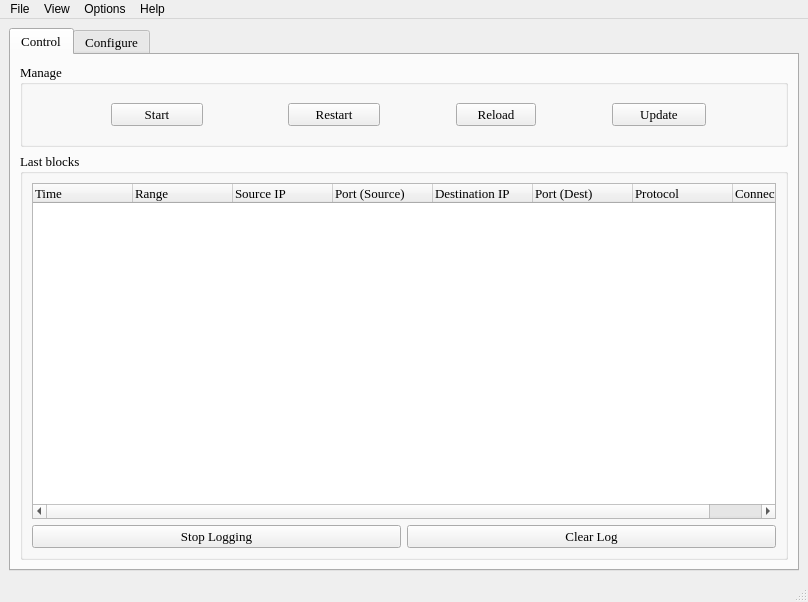
<?xml version="1.0" encoding="UTF-8"?>
<ui version="4.0">
 <class>MainWindow</class>
 <widget class="QMainWindow" name="MainWindow">
  <property name="geometry">
   <rect>
    <x>0</x>
    <y>0</y>
    <width>808</width>
    <height>602</height>
   </rect>
  </property>
  <property name="sizePolicy">
   <sizepolicy hsizetype="Fixed" vsizetype="Fixed">
    <horstretch>0</horstretch>
    <verstretch>0</verstretch>
   </sizepolicy>
  </property>
  <property name="minimumSize">
   <size>
    <width>400</width>
    <height>400</height>
   </size>
  </property>
  <property name="maximumSize">
   <size>
    <width>2500</width>
    <height>5000</height>
   </size>
  </property>
  <property name="windowTitle">
   <string>PeerGuardian Linux</string>
  </property>
  <property name="windowIcon">
   <iconset resource="../images/images.qrc">
    <normaloff>:/images/pglgui.png</normaloff>:/images/pglgui.png</iconset>
  </property>
  <widget class="QWidget" name="centralwidget">
   <layout class="QVBoxLayout" name="verticalLayout_8">
    <item>
     <widget class="QTabWidget" name="tabWidget">
      <property name="font">
       <font>
        <family>Times New Roman</family>
        <pointsize>10</pointsize>
       </font>
      </property>
      <property name="contextMenuPolicy">
       <enum>Qt::DefaultContextMenu</enum>
      </property>
      <property name="currentIndex">
       <number>0</number>
      </property>
      <widget class="QWidget" name="tab_ControlPanel">
       <attribute name="title">
        <string>Control</string>
       </attribute>
       <layout class="QVBoxLayout" name="verticalLayout_3">
        <item>
         <layout class="QHBoxLayout" name="horizontalLayout_2">
          <item>
           <widget class="QGroupBox" name="controlInfoGroup_2">
            <property name="sizePolicy">
             <sizepolicy hsizetype="Preferred" vsizetype="Preferred">
              <horstretch>0</horstretch>
              <verstretch>0</verstretch>
             </sizepolicy>
            </property>
            <property name="title">
             <string>Manage</string>
            </property>
            <layout class="QHBoxLayout" name="horizontalLayout">
             <item>
              <widget class="QStackedWidget" name="controlPglButtons">
               <property name="sizePolicy">
                <sizepolicy hsizetype="Fixed" vsizetype="Fixed">
                 <horstretch>70</horstretch>
                 <verstretch>0</verstretch>
                </sizepolicy>
               </property>
               <property name="minimumSize">
                <size>
                 <width>90</width>
                 <height>0</height>
                </size>
               </property>
               <property name="maximumSize">
                <size>
                 <width>16777215</width>
                 <height>16777215</height>
                </size>
               </property>
               <property name="layoutDirection">
                <enum>Qt::LeftToRight</enum>
               </property>
               <property name="lineWidth">
                <number>1</number>
               </property>
               <property name="currentIndex">
                <number>0</number>
               </property>
               <widget class="QWidget" name="page">
                <layout class="QVBoxLayout" name="verticalLayout_2">
                 <item>
                  <widget class="QPushButton" name="startPglButton">
                   <property name="sizePolicy">
                    <sizepolicy hsizetype="MinimumExpanding" vsizetype="Fixed">
                     <horstretch>0</horstretch>
                     <verstretch>0</verstretch>
                    </sizepolicy>
                   </property>
                   <property name="minimumSize">
                    <size>
                     <width>92</width>
                     <height>0</height>
                    </size>
                   </property>
                   <property name="layoutDirection">
                    <enum>Qt::LeftToRight</enum>
                   </property>
                   <property name="text">
                    <string>Start</string>
                   </property>
                   <property name="icon">
                    <iconset resource="../images/images.qrc">
                     <normaloff>:/images/play.png</normaloff>:/images/play.png</iconset>
                   </property>
                  </widget>
                 </item>
                </layout>
               </widget>
               <widget class="QWidget" name="page_2">
                <layout class="QVBoxLayout" name="verticalLayout">
                 <item>
                  <widget class="QPushButton" name="stopPglButton">
                   <property name="sizePolicy">
                    <sizepolicy hsizetype="MinimumExpanding" vsizetype="Fixed">
                     <horstretch>0</horstretch>
                     <verstretch>0</verstretch>
                    </sizepolicy>
                   </property>
                   <property name="minimumSize">
                    <size>
                     <width>86</width>
                     <height>0</height>
                    </size>
                   </property>
                   <property name="maximumSize">
                    <size>
                     <width>16777215</width>
                     <height>16777215</height>
                    </size>
                   </property>
                   <property name="text">
                    <string>Stop</string>
                   </property>
                   <property name="icon">
                    <iconset resource="../images/images.qrc">
                     <normaloff>:/images/stop.png</normaloff>:/images/stop.png</iconset>
                   </property>
                  </widget>
                 </item>
                </layout>
               </widget>
              </widget>
             </item>
             <item>
              <widget class="QPushButton" name="restartPglButton">
               <property name="sizePolicy">
                <sizepolicy hsizetype="Fixed" vsizetype="Fixed">
                 <horstretch>0</horstretch>
                 <verstretch>0</verstretch>
                </sizepolicy>
               </property>
               <property name="minimumSize">
                <size>
                 <width>92</width>
                 <height>0</height>
                </size>
               </property>
               <property name="toolTip">
                <string>Does a full restart. Including cleaning IPtables variables, pgld is stopped and started again. You'll be unprotected for a couple of seconds.</string>
               </property>
               <property name="layoutDirection">
                <enum>Qt::LeftToRight</enum>
               </property>
               <property name="text">
                <string>Restart</string>
               </property>
               <property name="icon">
                <iconset resource="../images/images.qrc">
                 <normaloff>:/images/restart.png</normaloff>:/images/restart.png</iconset>
               </property>
              </widget>
             </item>
             <item>
              <widget class="QPushButton" name="reloadPglButton">
               <property name="sizePolicy">
                <sizepolicy hsizetype="Fixed" vsizetype="Fixed">
                 <horstretch>0</horstretch>
                 <verstretch>0</verstretch>
                </sizepolicy>
               </property>
               <property name="toolTip">
                <string>Only reloads blocklists.</string>
               </property>
               <property name="text">
                <string>Reload</string>
               </property>
               <property name="icon">
                <iconset resource="../images/images.qrc">
                 <normaloff>:/images/reload.png</normaloff>:/images/reload.png</iconset>
               </property>
              </widget>
             </item>
             <item>
              <widget class="QPushButton" name="updatePglButton">
               <property name="sizePolicy">
                <sizepolicy hsizetype="Fixed" vsizetype="Fixed">
                 <horstretch>92</horstretch>
                 <verstretch>26</verstretch>
                </sizepolicy>
               </property>
               <property name="minimumSize">
                <size>
                 <width>94</width>
                 <height>0</height>
                </size>
               </property>
               <property name="text">
                <string>Update</string>
               </property>
               <property name="icon">
                <iconset resource="../images/images.qrc">
                 <normaloff>:/images/incoming.png</normaloff>:/images/incoming.png</iconset>
               </property>
              </widget>
             </item>
            </layout>
           </widget>
          </item>
         </layout>
        </item>
        <item>
         <widget class="QGroupBox" name="groupBox_4">
          <property name="sizePolicy">
           <sizepolicy hsizetype="Preferred" vsizetype="Expanding">
            <horstretch>0</horstretch>
            <verstretch>0</verstretch>
           </sizepolicy>
          </property>
          <property name="title">
           <string>Last blocks</string>
          </property>
          <layout class="QVBoxLayout" name="verticalLayout_9">
           <item>
            <widget class="QTreeWidget" name="logTreeWidget">
             <property name="mouseTracking">
              <bool>true</bool>
             </property>
             <property name="rootIsDecorated">
              <bool>false</bool>
             </property>
             <property name="itemsExpandable">
              <bool>false</bool>
             </property>
             <property name="sortingEnabled">
              <bool>false</bool>
             </property>
             <property name="expandsOnDoubleClick">
              <bool>false</bool>
             </property>
             <column>
              <property name="text">
               <string>Time</string>
              </property>
             </column>
             <column>
              <property name="text">
               <string>Range</string>
              </property>
             </column>
             <column>
              <property name="text">
               <string>Source IP</string>
              </property>
             </column>
             <column>
              <property name="text">
               <string>Port (Source)</string>
              </property>
             </column>
             <column>
              <property name="text">
               <string>Destination IP</string>
              </property>
             </column>
             <column>
              <property name="text">
               <string>Port (Dest)</string>
              </property>
             </column>
             <column>
              <property name="text">
               <string>Protocol</string>
              </property>
             </column>
             <column>
              <property name="text">
               <string>Connection Type</string>
              </property>
             </column>
            </widget>
           </item>
           <item>
            <layout class="QHBoxLayout" name="horizontalLayout_13">
             <item>
              <widget class="QPushButton" name="stopLoggingButton">
               <property name="toolTip">
                <string>Ignores or appends any blocking information coming from pgld.</string>
               </property>
               <property name="text">
                <string>Stop Logging</string>
               </property>
               <property name="icon">
                <iconset resource="../images/images.qrc">
                 <normaloff>:/images/cancel.png</normaloff>:/images/cancel.png</iconset>
               </property>
              </widget>
             </item>
             <item>
              <widget class="QPushButton" name="clearLogButton">
               <property name="toolTip">
                <string>Clears the log</string>
               </property>
               <property name="statusTip">
                <string/>
               </property>
               <property name="text">
                <string>Clear Log</string>
               </property>
               <property name="icon">
                <iconset resource="../images/images.qrc">
                 <normaloff>:/images/log.png</normaloff>:/images/log.png</iconset>
               </property>
              </widget>
             </item>
            </layout>
           </item>
          </layout>
         </widget>
        </item>
       </layout>
      </widget>
      <widget class="QWidget" name="tab_5">
       <attribute name="title">
        <string>Configure</string>
       </attribute>
       <layout class="QVBoxLayout" name="verticalLayout_6">
        <item>
         <widget class="QGroupBox" name="groupBox_7">
          <property name="sizePolicy">
           <sizepolicy hsizetype="Preferred" vsizetype="Minimum">
            <horstretch>0</horstretch>
            <verstretch>0</verstretch>
           </sizepolicy>
          </property>
          <property name="title">
           <string>General Configuration</string>
          </property>
          <layout class="QVBoxLayout" name="_17">
           <item>
            <widget class="QCheckBox" name="startAtBootCheckBox">
             <property name="statusTip">
              <string>Start PeerGuardian as a daemon when the computer starts</string>
             </property>
             <property name="text">
              <string>Start PeerGuardian at system boot</string>
             </property>
            </widget>
           </item>
          </layout>
         </widget>
        </item>
        <item>
         <widget class="QGroupBox" name="groupBox_11">
          <property name="sizePolicy">
           <sizepolicy hsizetype="Preferred" vsizetype="Minimum">
            <horstretch>0</horstretch>
            <verstretch>0</verstretch>
           </sizepolicy>
          </property>
          <property name="title">
           <string>Updates</string>
          </property>
          <layout class="QVBoxLayout" name="verticalLayout_10">
           <item>
            <widget class="QCheckBox" name="updateAutomaticallyCheckBox">
             <property name="sizePolicy">
              <sizepolicy hsizetype="Minimum" vsizetype="Fixed">
               <horstretch>0</horstretch>
               <verstretch>0</verstretch>
              </sizepolicy>
             </property>
             <property name="statusTip">
              <string>Enable/Disable auto updates</string>
             </property>
             <property name="text">
              <string>Update the blocklists automatically</string>
             </property>
            </widget>
           </item>
           <item>
            <layout class="QHBoxLayout" name="horizontalLayout_6">
             <item>
              <widget class="QRadioButton" name="updateDailyRadio">
               <property name="enabled">
                <bool>false</bool>
               </property>
               <property name="sizePolicy">
                <sizepolicy hsizetype="Minimum" vsizetype="Fixed">
                 <horstretch>0</horstretch>
                 <verstretch>0</verstretch>
                </sizepolicy>
               </property>
               <property name="statusTip">
                <string>Update the blocklists every day</string>
               </property>
               <property name="text">
                <string>Every day</string>
               </property>
              </widget>
             </item>
             <item>
              <widget class="QRadioButton" name="updateWeeklyRadio">
               <property name="enabled">
                <bool>false</bool>
               </property>
               <property name="statusTip">
                <string>Update the blocklists every week</string>
               </property>
               <property name="text">
                <string>Every week</string>
               </property>
              </widget>
             </item>
             <item>
              <widget class="QRadioButton" name="updateMonthlyRadio">
               <property name="enabled">
                <bool>false</bool>
               </property>
               <property name="statusTip">
                <string>Update the blocklists every month</string>
               </property>
               <property name="text">
                <string>Every month</string>
               </property>
              </widget>
             </item>
            </layout>
           </item>
          </layout>
         </widget>
        </item>
        <item>
         <layout class="QHBoxLayout" name="horizontalLayout_3">
          <item>
           <widget class="QGroupBox" name="groupBox_10">
            <property name="sizePolicy">
             <sizepolicy hsizetype="Minimum" vsizetype="Preferred">
              <horstretch>0</horstretch>
              <verstretch>0</verstretch>
             </sizepolicy>
            </property>
            <property name="title">
             <string>Blocklists</string>
            </property>
            <layout class="QVBoxLayout" name="verticalLayout_5">
             <item>
              <widget class="QTreeWidget" name="blocklistTreeWidget">
               <property name="mouseTracking">
                <bool>true</bool>
               </property>
               <property name="rootIsDecorated">
                <bool>false</bool>
               </property>
               <property name="itemsExpandable">
                <bool>false</bool>
               </property>
               <property name="headerHidden">
                <bool>true</bool>
               </property>
               <attribute name="headerDefaultSectionSize">
                <number>140</number>
               </attribute>
               <attribute name="headerMinimumSectionSize">
                <number>40</number>
               </attribute>
               <column>
                <property name="text">
                 <string notr="true">1</string>
                </property>
               </column>
              </widget>
             </item>
             <item>
              <layout class="QHBoxLayout" name="horizontalLayout_5">
               <item>
                <widget class="QPushButton" name="addBlockListButton">
                 <property name="sizePolicy">
                  <sizepolicy hsizetype="Minimum" vsizetype="Fixed">
                   <horstretch>0</horstretch>
                   <verstretch>0</verstretch>
                  </sizepolicy>
                 </property>
                 <property name="statusTip">
                  <string>Add a remote or local blocklist</string>
                 </property>
                 <property name="text">
                  <string/>
                 </property>
                 <property name="icon">
                  <iconset resource="../images/images.qrc">
                   <normaloff>:/images/list_add.png</normaloff>:/images/list_add.png</iconset>
                 </property>
                </widget>
               </item>
               <item>
                <widget class="QPushButton" name="removeBlocklistButton">
                 <property name="enabled">
                  <bool>false</bool>
                 </property>
                 <property name="text">
                  <string/>
                 </property>
                 <property name="icon">
                  <iconset resource="../images/images.qrc">
                   <normaloff>:/images/list_remove.png</normaloff>:/images/list_remove.png</iconset>
                 </property>
                </widget>
               </item>
               <item>
                <spacer name="horizontalSpacer_2">
                 <property name="orientation">
                  <enum>Qt::Horizontal</enum>
                 </property>
                 <property name="sizeType">
                  <enum>QSizePolicy::MinimumExpanding</enum>
                 </property>
                 <property name="sizeHint" stdset="0">
                  <size>
                   <width>40</width>
                   <height>20</height>
                  </size>
                 </property>
                </spacer>
               </item>
              </layout>
             </item>
            </layout>
           </widget>
          </item>
          <item>
           <widget class="QGroupBox" name="groupBox">
            <property name="sizePolicy">
             <sizepolicy hsizetype="Minimum" vsizetype="Preferred">
              <horstretch>0</horstretch>
              <verstretch>0</verstretch>
             </sizepolicy>
            </property>
            <property name="title">
             <string>Whitelist</string>
            </property>
            <layout class="QVBoxLayout" name="verticalLayout_4">
             <item>
              <widget class="QTreeWidget" name="whitelistTreeWidget">
               <property name="mouseTracking">
                <bool>true</bool>
               </property>
               <property name="rootIsDecorated">
                <bool>false</bool>
               </property>
               <property name="itemsExpandable">
                <bool>false</bool>
               </property>
               <property name="headerHidden">
                <bool>false</bool>
               </property>
               <attribute name="headerDefaultSectionSize">
                <number>80</number>
               </attribute>
               <attribute name="headerMinimumSectionSize">
                <number>40</number>
               </attribute>
               <attribute name="headerStretchLastSection">
                <bool>true</bool>
               </attribute>
               <column>
                <property name="text">
                 <string>Value</string>
                </property>
               </column>
               <column>
                <property name="text">
                 <string>Connection</string>
                </property>
               </column>
               <column>
                <property name="text">
                 <string>Protocol</string>
                </property>
               </column>
              </widget>
             </item>
             <item>
              <layout class="QHBoxLayout" name="horizontalLayout_10">
               <item>
                <widget class="QPushButton" name="addExceptionButton">
                 <property name="sizePolicy">
                  <sizepolicy hsizetype="Minimum" vsizetype="Fixed">
                   <horstretch>0</horstretch>
                   <verstretch>0</verstretch>
                  </sizepolicy>
                 </property>
                 <property name="statusTip">
                  <string>Whitelist an IP address or a Port</string>
                 </property>
                 <property name="text">
                  <string/>
                 </property>
                 <property name="icon">
                  <iconset resource="../images/images.qrc">
                   <normaloff>:/images/list_add.png</normaloff>:/images/list_add.png</iconset>
                 </property>
                </widget>
               </item>
               <item>
                <widget class="QPushButton" name="removeExceptionButton">
                 <property name="enabled">
                  <bool>false</bool>
                 </property>
                 <property name="text">
                  <string/>
                 </property>
                 <property name="icon">
                  <iconset resource="../images/images.qrc">
                   <normaloff>:/images/list_remove.png</normaloff>:/images/list_remove.png</iconset>
                 </property>
                </widget>
               </item>
               <item>
                <spacer name="horizontalSpacer_6">
                 <property name="orientation">
                  <enum>Qt::Horizontal</enum>
                 </property>
                 <property name="sizeType">
                  <enum>QSizePolicy::MinimumExpanding</enum>
                 </property>
                 <property name="sizeHint" stdset="0">
                  <size>
                   <width>40</width>
                   <height>20</height>
                  </size>
                 </property>
                </spacer>
               </item>
              </layout>
             </item>
            </layout>
           </widget>
          </item>
         </layout>
        </item>
        <item>
         <layout class="QHBoxLayout" name="horizontalLayout_4">
          <item>
           <spacer name="horizontalSpacer">
            <property name="orientation">
             <enum>Qt::Horizontal</enum>
            </property>
            <property name="sizeHint" stdset="0">
             <size>
              <width>108</width>
              <height>17</height>
             </size>
            </property>
           </spacer>
          </item>
          <item>
           <widget class="QPushButton" name="undoButton">
            <property name="enabled">
             <bool>false</bool>
            </property>
            <property name="text">
             <string>Undo All</string>
            </property>
           </widget>
          </item>
          <item>
           <widget class="QPushButton" name="applyButton">
            <property name="enabled">
             <bool>false</bool>
            </property>
            <property name="sizePolicy">
             <sizepolicy hsizetype="Minimum" vsizetype="Fixed">
              <horstretch>0</horstretch>
              <verstretch>0</verstretch>
             </sizepolicy>
            </property>
            <property name="text">
             <string>Apply</string>
            </property>
           </widget>
          </item>
         </layout>
        </item>
       </layout>
      </widget>
     </widget>
    </item>
   </layout>
  </widget>
  <widget class="QStatusBar" name="statusBar"/>
  <widget class="QMenuBar" name="menuBar">
   <property name="geometry">
    <rect>
     <x>0</x>
     <y>0</y>
     <width>808</width>
     <height>20</height>
    </rect>
   </property>
   <widget class="QMenu" name="menuFile">
    <property name="title">
     <string>File</string>
    </property>
    <addaction name="a_Exit"/>
   </widget>
   <widget class="QMenu" name="menuSettings">
    <property name="title">
     <string>Options</string>
    </property>
    <addaction name="separator"/>
    <addaction name="a_SettingsDialog"/>
   </widget>
   <widget class="QMenu" name="menuAbout">
    <property name="title">
     <string>Help</string>
    </property>
    <addaction name="a_AboutDialog"/>
   </widget>
   <widget class="QMenu" name="menuView">
    <property name="title">
     <string>View</string>
    </property>
    <addaction name="viewPglcmdLogAction"/>
    <addaction name="viewPgldLogAction"/>
   </widget>
   <addaction name="menuFile"/>
   <addaction name="menuView"/>
   <addaction name="menuSettings"/>
   <addaction name="menuAbout"/>
  </widget>
  <action name="actionQuit">
   <property name="text">
    <string>Open configuration...</string>
   </property>
  </action>
  <action name="actionQuit_2">
   <property name="text">
    <string>Quit</string>
   </property>
  </action>
  <action name="actionConfigure">
   <property name="text">
    <string>Configure</string>
   </property>
  </action>
  <action name="actionAbout">
   <property name="text">
    <string>About</string>
   </property>
  </action>
  <action name="actionOptions">
   <property name="text">
    <string>Open info</string>
   </property>
  </action>
  <action name="actionOpen_blockcontrol_log">
   <property name="text">
    <string>Open blocklist</string>
   </property>
  </action>
  <action name="actionSave_changes">
   <property name="text">
    <string>Save changes</string>
   </property>
  </action>
  <action name="actionApply_changes">
   <property name="text">
    <string>Apply changes</string>
   </property>
  </action>
  <action name="actionQuit_3">
   <property name="text">
    <string>Quit</string>
   </property>
  </action>
  <action name="actionSelect_custom_files">
   <property name="text">
    <string>Change file paths</string>
   </property>
  </action>
  <action name="actionAbout_2">
   <property name="text">
    <string>About</string>
   </property>
  </action>
  <action name="actionSelect_moblock_log">
   <property name="text">
    <string>Select moblock.log</string>
   </property>
  </action>
  <action name="actionSelect_blockcontrol_log">
   <property name="text">
    <string>Select blockcontrol.log</string>
   </property>
  </action>
  <action name="actionPreferences">
   <property name="text">
    <string>Preferences</string>
   </property>
  </action>
  <action name="m_ToggleAutoScroll">
   <property name="checkable">
    <bool>true</bool>
   </property>
   <property name="checked">
    <bool>true</bool>
   </property>
   <property name="text">
    <string>Enable auto scrolling</string>
   </property>
  </action>
  <action name="m_ToggleAutoScroll2">
   <property name="checkable">
    <bool>true</bool>
   </property>
   <property name="checked">
    <bool>true</bool>
   </property>
   <property name="text">
    <string>Enable auto scrolling</string>
   </property>
  </action>
  <action name="a_SaveChanges">
   <property name="icon">
    <iconset resource="../images/images.qrc">
     <normaloff>:/images/save.png</normaloff>:/images/save.png</iconset>
   </property>
   <property name="text">
    <string>Apply changes</string>
   </property>
  </action>
  <action name="actionRestore_backup">
   <property name="text">
    <string>Restore backup</string>
   </property>
  </action>
  <action name="a_Exit">
   <property name="icon">
    <iconset resource="../images/images.qrc">
     <normaloff>:/images/exit.png</normaloff>:/images/exit.png</iconset>
   </property>
   <property name="text">
    <string>Exit</string>
   </property>
   <property name="shortcut">
    <string>Ctrl+Q</string>
   </property>
  </action>
  <action name="a_ToggleAutoSave">
   <property name="checkable">
    <bool>true</bool>
   </property>
   <property name="checked">
    <bool>true</bool>
   </property>
   <property name="text">
    <string>Automatically apply changes</string>
   </property>
  </action>
  <action name="actionStart">
   <property name="text">
    <string>Start</string>
   </property>
  </action>
  <action name="actionRestart">
   <property name="text">
    <string>Restart</string>
   </property>
  </action>
  <action name="actionStop">
   <property name="text">
    <string>Stop</string>
   </property>
  </action>
  <action name="actionUpdate">
   <property name="text">
    <string>Update</string>
   </property>
  </action>
  <action name="a_Reload">
   <property name="icon">
    <iconset resource="../images/images.qrc">
     <normaloff>:/images/reload.png</normaloff>:/images/reload.png</iconset>
   </property>
   <property name="text">
    <string>Reload</string>
   </property>
   <property name="toolTip">
    <string>Only reloads blocklists.</string>
   </property>
  </action>
  <action name="a_ToggleAutoScrolling">
   <property name="checkable">
    <bool>true</bool>
   </property>
   <property name="checked">
    <bool>true</bool>
   </property>
   <property name="text">
    <string>Enable Auto Scrolling</string>
   </property>
  </action>
  <action name="actionView_input">
   <property name="text">
    <string>View input</string>
   </property>
  </action>
  <action name="actionTake_backups">
   <property name="text">
    <string>Create backup</string>
   </property>
  </action>
  <action name="actionCancel_changes">
   <property name="text">
    <string>Cancel changes</string>
   </property>
  </action>
  <action name="actionChange_file_paths">
   <property name="text">
    <string>Configure...</string>
   </property>
  </action>
  <action name="a_AboutDialog">
   <property name="icon">
    <iconset resource="../images/images.qrc">
     <normaloff>:/images/info.png</normaloff>:/images/info.png</iconset>
   </property>
   <property name="text">
    <string>About</string>
   </property>
  </action>
  <action name="a_AllowHttp">
   <property name="checkable">
    <bool>true</bool>
   </property>
   <property name="text">
    <string>Allow HTTP connections</string>
   </property>
   <property name="menuRole">
    <enum>QAction::NoRole</enum>
   </property>
  </action>
  <action name="a_Start">
   <property name="icon">
    <iconset resource="../images/images.qrc">
     <normaloff>:/images/play.png</normaloff>:/images/play.png</iconset>
   </property>
   <property name="text">
    <string>Start</string>
   </property>
  </action>
  <action name="a_Stop">
   <property name="icon">
    <iconset resource="../images/images.qrc">
     <normaloff>:/images/stop.png</normaloff>:/images/stop.png</iconset>
   </property>
   <property name="text">
    <string>Stop</string>
   </property>
  </action>
  <action name="a_Restart">
   <property name="icon">
    <iconset resource="../images/images.qrc">
     <normaloff>:/images/restart.png</normaloff>:/images/restart.png</iconset>
   </property>
   <property name="text">
    <string>Restart</string>
   </property>
   <property name="toolTip">
    <string>Does a full restart. Including cleaning IPtables variables, pgld is stopped and started again. You'll be unprotected for a couple of seconds.</string>
   </property>
  </action>
  <action name="a_RestoreWindow">
   <property name="checkable">
    <bool>false</bool>
   </property>
   <property name="text">
    <string>Restore window</string>
   </property>
  </action>
  <action name="a_AllowHttps">
   <property name="checkable">
    <bool>true</bool>
   </property>
   <property name="text">
    <string>Allow secure HTTP connections</string>
   </property>
  </action>
  <action name="a_AllowFtp">
   <property name="checkable">
    <bool>true</bool>
   </property>
   <property name="text">
    <string>Allow FTP connections</string>
   </property>
  </action>
  <action name="a_SettingsDialog">
   <property name="icon">
    <iconset resource="../images/images.qrc">
     <normaloff>:/images/settings.png</normaloff>:/images/settings.png</iconset>
   </property>
   <property name="text">
    <string>Settings</string>
   </property>
  </action>
  <action name="viewPglcmdLogAction">
   <property name="icon">
    <iconset resource="../images/images.qrc">
     <normaloff>:/images/log.png</normaloff>:/images/log.png</iconset>
   </property>
   <property name="text">
    <string>View pglcmd's log</string>
   </property>
  </action>
  <action name="viewPgldLogAction">
   <property name="icon">
    <iconset resource="../images/images.qrc">
     <normaloff>:/images/log.png</normaloff>:/images/log.png</iconset>
   </property>
   <property name="text">
    <string>View pgld's log</string>
   </property>
  </action>
 </widget>
 <resources>
  <include location="../images/images.qrc"/>
 </resources>
 <connections>
  <connection>
   <sender>updateAutomaticallyCheckBox</sender>
   <signal>toggled(bool)</signal>
   <receiver>updateDailyRadio</receiver>
   <slot>setEnabled(bool)</slot>
   <hints>
    <hint type="sourcelabel">
     <x>310</x>
     <y>246</y>
    </hint>
    <hint type="destinationlabel">
     <x>115</x>
     <y>302</y>
    </hint>
   </hints>
  </connection>
  <connection>
   <sender>updateAutomaticallyCheckBox</sender>
   <signal>toggled(bool)</signal>
   <receiver>updateMonthlyRadio</receiver>
   <slot>setEnabled(bool)</slot>
   <hints>
    <hint type="sourcelabel">
     <x>331</x>
     <y>276</y>
    </hint>
    <hint type="destinationlabel">
     <x>331</x>
     <y>372</y>
    </hint>
   </hints>
  </connection>
  <connection>
   <sender>updateAutomaticallyCheckBox</sender>
   <signal>toggled(bool)</signal>
   <receiver>updateWeeklyRadio</receiver>
   <slot>setEnabled(bool)</slot>
   <hints>
    <hint type="sourcelabel">
     <x>331</x>
     <y>276</y>
    </hint>
    <hint type="destinationlabel">
     <x>331</x>
     <y>340</y>
    </hint>
   </hints>
  </connection>
 </connections>
</ui>
